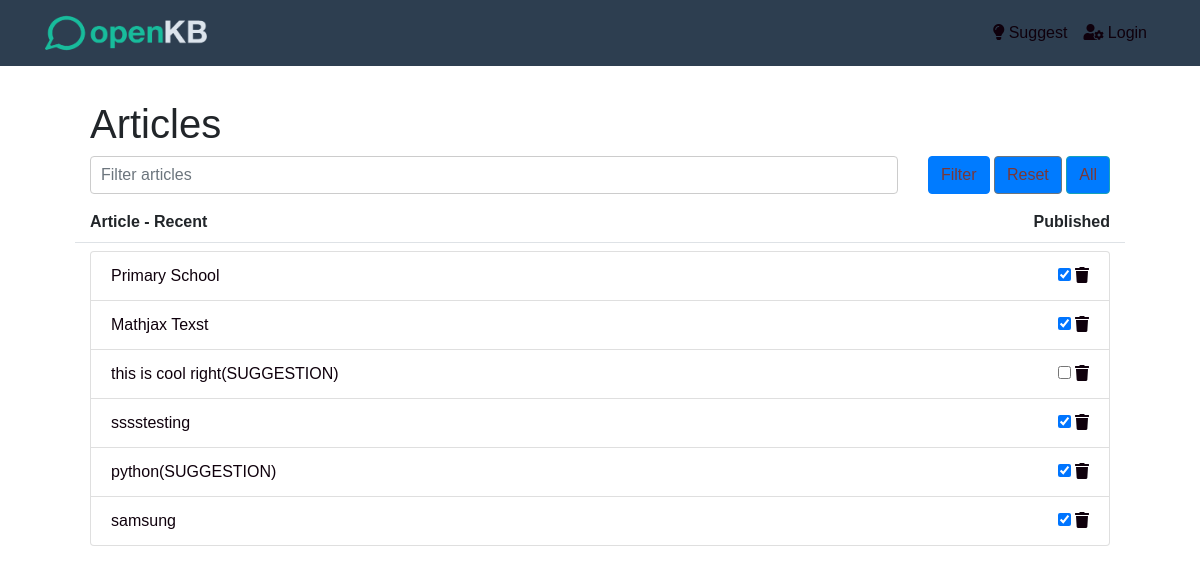
The page /articles/ on the database as committed earlier.
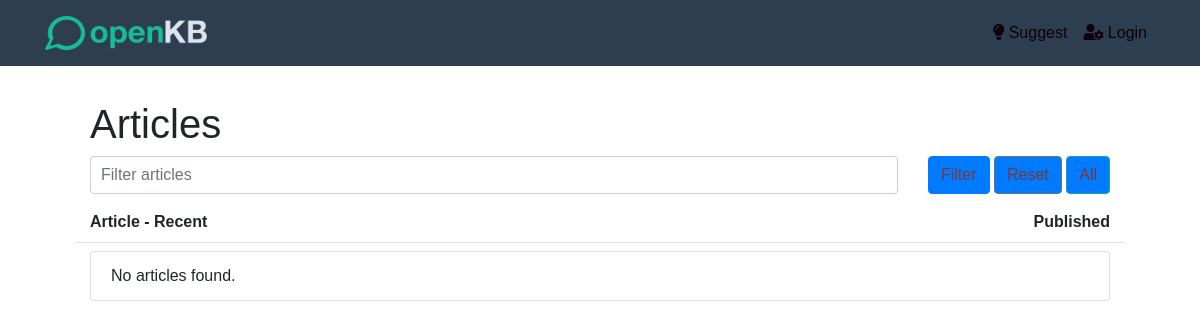
The same page on the database as committed later.
### kb/models.py (models this page shows, shortened)
class Article(models.Model):
    title = models.CharField(max_length=255)
    content = MDTextField()
    created = models.DateTimeField(auto_now_add=True)
    updated = models.DateTimeField(auto_now=True)
    keywords = models.CharField(max_length=255)
    published = models.BooleanField(default=False)
    view_count = models.PositiveIntegerField(default=0)  # Added field for tracking views
    votes = models.IntegerField(default=0)
    permalink = models.SlugField(max_length=255, default='', null=True)
    seo_title = models.CharField(max_length=255, default='')
    seo_description = models.TextField(default='')
    author = models.ForeignKey('CustomUser', on_delete=models.CASCADE, null=True)
    featured = models.BooleanField(default=False)

### kb/views.py (the view)
# urls.py: path('articles/', ArticleListView.as_view(), name='article_list'),
class ArticleListView(ListView):
    model = Article
    template_name = 'articles/article_list.html'
    context_object_name = 'articles'
    def get_queryset(self):
        queryset = super().get_queryset()
        filter_value = self.request.GET.get('filter', '')
        queryset = queryset.order_by('-updated')  # Replace 'updated' with 'created' if that's your field
        if filter_value:
            queryset = queryset.filter(title__icontains=filter_value)
        return queryset

### kb/context_processors.py (called while the page is built)
def website_settings(request):
    website_settings = WebsiteSettings.objects.first()
    style_settings = StyleSettings.objects.first()
    return {
        'websettings': website_settings,
        'style_settings': style_settings,
    }

### templates/articles/article_list.html (shortened to what this page needs)
{% extends 'base.html' %}
{% block content %}
{% include "nav.html" %}
<div class="container mt-5">
    <h1>Articles</h1>
    <div class="row mb-3">
        <div class="col">
            <input type="text" id="filter_articles" class="form-control" placeholder="Filter articles">
        </div>
        <div class="col-auto">
            <button class="btn btn-primary" onclick="filterArticles()">Filter</button>
            <button class="btn btn-secondary" onclick="resetFilter()">Reset</button>
            <button class="btn btn-info">All</button>
        </div>
    </div>
    <div class="row font-weight-bold border-bottom pb-2 mb-2">
        <div class="col-md-10">
            Article - Recent
        </div>
        <div class="col-md-2 text-right">
            Published
        </div>
    </div>
    <div class="list-group">
        {% for article in articles %}
        <div class="list-group-item d-flex justify-content-between align-items-center">
            <div>
                <a href="{% url 'edit_article' article.id %}">
                {{ article.title }} {% if article.is_suggestion %}(SUGGESTION){% endif %}
                </a>
            </div>
            <div>
                <input type="checkbox" {% if article.published %}checked{% endif %} onclick="togglePublished({{ article.id }})">
                <a href="{% url 'delete_article' article.id %}" onclick="return confirm('Are you sure?');"><i class="fas fa-trash"></i></a>
            </div>
        </div>
        {% empty %}
        <div class="list-group-item">No articles found.</div>
        {% endfor %}
    </div>
</div>
{% endblock %}

### templates/base.html (shortened to what this page needs)
{% load static %}
<!DOCTYPE html>
<html lang="en">
	<head>
		<link
			rel="stylesheet"
			href="https://stackpath.bootstrapcdn.com/bootstrap/4.5.2/css/bootstrap.min.css" />
		<link
			rel="stylesheet"
			href="https://cdnjs.cloudflare.com/ajax/libs/font-awesome/5.15.3/css/all.min.css" />
		<link rel="stylesheet" href="{% static 'assets/css/styles.css' %}" />
		<link
			href="https://cdn.jsdelivr.net/npm/bootstrap-icons/font/bootstrap-icons.css"
			rel="stylesheet" />
	</head>
	<body>
		<div class="container" style="margin-top: 100px; max-width: 90%">
			{% block content %} {% endblock content %}
		</div>
	</body>
</html>

### templates/nav.html (shortened to what this page needs)
{% load static %}
<nav class="navbar navbar-expand-lg fixed-top ">
    <div class="container">
        {% if websettings.show_website_logo %}
            <a class="navbar-brand" href="{% url 'home' %}">
                <img src="{% static 'assets/img/logo.png' %}" alt="{{ websettings.website_title }}" height="40">
            </a>
        {% else %}
            <a class="navbar-brand" href="{% url 'home' %}">{{ websettings.website_title }}</a>
        {% endif %}
        <div class="collapse navbar-collapse" id="navbarResponsive">
            <ul class="navbar-nav ml-auto">
                {% if user.is_authenticated %}
                    {% if is_article_detail %}
                        <a class="btn btn-outline-primary my-2 my-sm-0" href="{% url 'edit_article' article.pk %}"><i class="fas fa-edit"></i> Edit</a>
                    {% endif %}
                <li class="nav-item dropdown">
                    <a class="nav-link dropdown-toggle" href="#" id="usersDropdown" role="button" data-toggle="dropdown" aria-haspopup="true" aria-expanded="false">
                        <i class="fas fa-users"></i> Users
                    </a>
                    <div class="dropdown-menu" aria-labelledby="usersDropdown">
                        {% if user.is_superuser %}
                        <a class="dropdown-item" href="{% url 'new-user' %}">New</a>
                        <a class="dropdown-item" href="{% url 'edit-users' %}">Edit</a>
                        {% endif %}
                        <a class="dropdown-item" href="{% url 'my-account' %}">My Account</a>
                    </div>
                </li>
                <li class="nav-item dropdown">
                    <a class="nav-link dropdown-toggle" href="#" id="articleDropdown" role="button" data-toggle="dropdown" aria-haspopup="true" aria-expanded="false">
                        <i class="fas fa-newspaper"></i> Article
                    </a>
                    <div class="dropdown-menu" aria-labelledby="articleDropdown">
                        <a class="dropdown-item" href="{% url "add_article" %}"><i class="fas fa-plus"></i> New</a>
                        {% if user.is_superuser %}
                        <a class="dropdown-item" href="{% url "article_list" %}"><i class="fas fa-edit"></i> Edit All</a>
                        {% else %}
                        <a class="dropdown-item" href="{% url "article_list" %}"><i class="fas fa-edit"></i> Edit All</a>
                        {% endif %}
                    </div>
                </li>
                {% if user.is_superuser %}
                <li class="nav-item dropdown">
                    <a class="nav-link dropdown-toggle" href="#" id="adminDropdown" role="button" data-toggle="dropdown" aria-haspopup="true" aria-expanded="false">
                        <i class="fas fa-cogs"></i> Admin
                    </a>
                    <div class="dropdown-menu" aria-labelledby="adminDropdown">
                        <a class="dropdown-item" href="{% url "website_settings" %}"><i class="fas fa-cog"></i> Settings</a>
                        <a class="dropdown-item" href="{% url "file_management" %}"><i class="fas fa-file"></i> Files</a>
                        <a class="dropdown-item" href="{% url "import_articles" %}"><i class="fas fa-upload"></i> Import</a>
                        <a class="dropdown-item" href="{% url "export_articles" %}"><i class="fas fa-download"></i> Export</a>
                        <a class="dropdown-item" href="#"><i class="fas fa-trash"></i> Cleanup Files</a>
                    </div>
                </li>
                {% endif %}
                <li class="nav-item">
                    <a class="nav-link" href="{% url 'logout' %}"><i class="fas fa-sign-out-alt"></i> Logout</a>
                </li>
                {% else %}
                {% if websettings.article_suggestions_allowed %}
                    <li class="nav-item">
                        <a class="nav-link" href="{% url "suggest" %}"><i class="fas fa-lightbulb"></i> Suggest</a>
                    </li>
                {% endif %}
                {% if not superuser_exists %}
                    <li class="nav-item">
                        <a class="nav-link" href="{% url 'admin_setup' %}"><i class="fas fa-user-cog"></i> Login</a>
                    </li>
                    {% else %}
                    <li class="nav-item">
                        <a class="nav-link" href="{% url 'login' %}"><i class="fas fa-sign-in-alt"></i> Login</a>
                    </li>
                {% endif %}
                {% endif %}
            </ul>
        </div>
    </div>
</nav>

### static/assets/css/styles.css (style rules this page uses)
html, body { height: 100%; margin: 0; }
.container { flex: 1 0 auto; }
input[type="text"], textarea { width: 100%; padding: 10px; border: 1px solid #ccc; border-radius: 4px; }

Rows that differ between the two databases and show on the page:
removed Article: title "Primary School", published "☑"
removed Article: title "Mathjax Texst", published "☑"
removed Article: title "this is cool right(SUGGESTION)"
removed Article: title "sssstesting", published "☑"
removed Article: title "python(SUGGESTION)", published "☑"
removed Article: title "samsung", published "☑"
Other text that changed with them:
text now shown: "No articles found."
